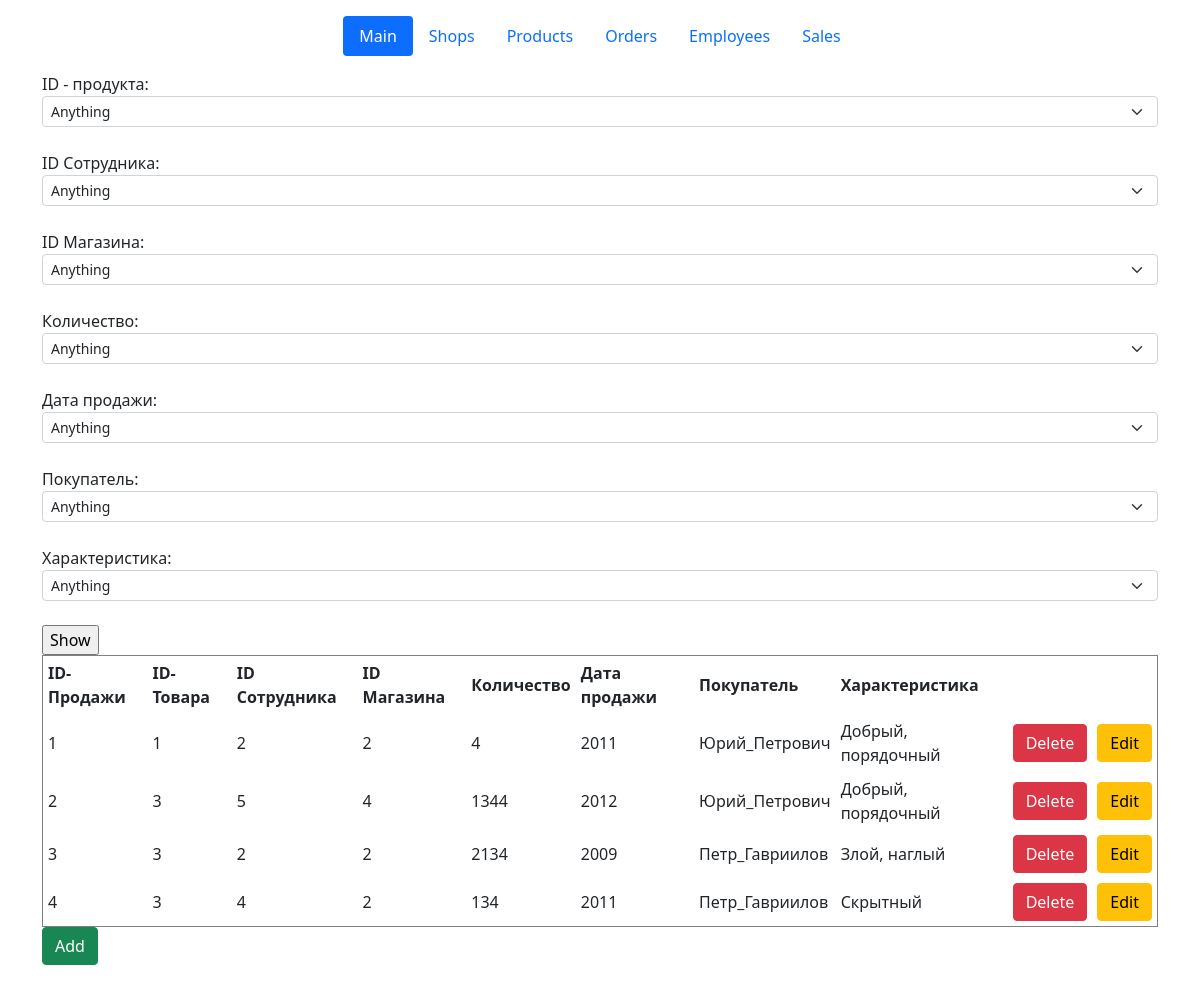
The app's page /sales with its own data.
### classes_file.py (models this page shows, shortened)
class Sales(db.Model):
    id_sale = db.Column(db.Integer, primary_key=True)
    id_product = db.Column(db.Integer, nullable=False)
    id_employee = db.Column(db.Integer, nullable=False)
    id_shop = db.Column(db.Integer, nullable=False)
    amount_sale = db.Column(db.Integer, nullable=False)
    date_sale = db.Column(db.Integer, nullable=False)
    name_buyer = db.Column(db.String(30), nullable=False)
    text_buyer = db.Column(db.Text, nullable=False)

### sales.py (the view)
@app.route('/sales')
def sales():
    if "action" in request.args:
        if request.args["action"] == "del":  # для обратобки кнопки delete
            id_sale = request.args['id']
            sale = Sales.query.get_or_404(id_sale)
            try:
                db.session.delete(sale)
                db.session.commit()
                return redirect("/sales")
            except:
                return "При удалении записи произошла ошибка"
        elif request.args["action"] == "choice":
            id_product_lst = [request.args['id_product']]
            id_employee_lst = [request.args['id_employee']]
            id_shop_lst = [request.args['id_shop']]
            amount_sale_lst = [request.args['amount_sale']]
            date_sale_lst = [request.args['date_sale']]
            name_buyer_lst = [request.args['name_buyer']]
            text_buyer_lst = [request.args['text_buyer']]
            if request.args['id_product'] == "any":
                temp = db.session.execute(f"SELECT id_product from Sales").fetchall()
                id_product_lst = [temp[i][0] for i in range(len(temp))]
            if request.args['id_employee'] == "any":
                temp = db.session.execute(f"SELECT id_employee from Sales").fetchall()
                id_employee_lst = [temp[i][0] for i in range(len(temp))]
            if request.args['id_shop'] == "any":
                temp = db.session.execute(f"SELECT id_shop from Sales").fetchall()
                id_shop_lst = [temp[i][0] for i in range(len(temp))]
            if request.args['amount_sale'] == "any":
                temp = db.session.execute(f"SELECT amount_sale from Sales").fetchall()
                amount_sale_lst = [temp[i][0] for i in range(len(temp))]
            if request.args['date_sale'] == "any":
                temp = db.session.execute(f"SELECT date_sale from Sales").fetchall()
                date_sale_lst = [temp[i][0] for i in range(len(temp))]
            if request.args['name_buyer'] == "any":
                temp = db.session.execute(f"SELECT name_buyer from Sales").fetchall()
                name_buyer_lst = [temp[i][0] for i in range(len(temp))]
            if request.args['text_buyer'] == "any":
                temp = db.session.execute(f"SELECT text_buyer from Sales").fetchall()
                text_buyer_lst = [temp[i][0] for i in range(len(temp))]
            table = db.session.query(Sales) \
                .filter(Sales.id_product.in_(id_product_lst)) \
                .filter(Sales.id_employee.in_(id_employee_lst)) \
                .filter(Sales.id_shop.in_(id_shop_lst)) \
                .filter(Sales.amount_sale.in_(amount_sale_lst)) \
                .filter(Sales.date_sale.in_(date_sale_lst)) \
                .filter(Sales.name_buyer.in_(name_buyer_lst)) \
                .filter(Sales.text_buyer.in_(text_buyer_lst))
            return render_template("sales.html", table=table)
        else:
            return redirect("/sales")
    else:
        table = Sales.query.order_by(Sales.id_sale).all()
        return render_template("Sales.html", table=table)

### templates/sales.html (shortened to what this page needs)
{% extends 'base.html' %}
{% block body %}
<form action="/order-choice" method="POST" id="data">
    ID - продукта:
    <select name="id_product" class="form-select form-select-sm">
        <option value="any" label = "Anything">
            {% for el in table %}
        <option value={{el.id_product}}  label = {{el.id_product}}>
            {% endfor %}
    </select>
    <br>ID Сотрудника:
    <select name="id_employee" class="form-select form-select-sm">
        <option value="any" label = "Anything">
            {% for el in table %}
        <option value={{el.id_employee}}  label = {{el.id_employee}}>
            {% endfor %}
    </select>
    <br>ID Магазина:
    <select name="id_shop" class="form-select form-select-sm">
        <option value="any" label = "Anything">
            {% for el in table %}
        <option value={{el.id_shop}}  label = {{el.id_shop}}>
            {% endfor %}
    </select>
    <br>Количество:
    <select name="amount_sale" class="form-select form-select-sm">
        <option value="any" label = "Anything">
            {% for el in table %}
        <option value={{el.amount_sale}}  label = {{el.amount_sale}}>
            {% endfor %}
    </select>
    <br>Дата продажи:
    <select name="date_sale" class="form-select form-select-sm">
        <option value="any" label = "Anything">
            {% for el in table %}
        <option value={{el.date_sale}}  label = {{el.date_sale}}>
            {% endfor %}
    </select>
    <br>Покупатель:
    <select name="name_buyer" class="form-select form-select-sm">
        <option value="any" label = "Anything">
            {% for el in table %}
        <option value={{el.name_buyer}}  label = {{el.name_buyer}}>
            {% endfor %}
    </select>
    <br>Характеристика:
    <select name="text_buyer" class="form-select form-select-sm">
        <option value="any" label = "Anything">
            {% for el in table %}
        <option value={{el.text_buyer}}  label = {{el.text_buyer}}>
            {% endfor %}
    </select><br>
    <input type="submit" name="btn btn-success" value="Show"><br>
</form>
<table border="1" width="100%" cellpadding="5">
    <tr>
        <th>ID-Продажи</th>
        <th>ID-Товара</th>
        <th>ID Сотрудника</th>
        <th>ID Магазина</th>
        <th>Количество</th>
        <th>Дата продажи</th>
        <th>Покупатель</th>
        <th>Характеристика</th>
        <th></th>
        <th></th>
    </tr>
    {% for el in table %}
    <tr>
        <td>{{ el.id_sale }}</td>
        <td>{{ el.id_product }}</td>
        <td>{{ el.id_employee }}</td>
        <td>{{ el.id_shop }}</td>
        <td>{{ el.amount_sale }}</td>
        <td>{{ el.date_sale }}</td>
        <td>{{ el.name_buyer }}</td>
        <td>{{ el.text_buyer }}</td>
        <td>
            <a href="/sales?id={{el.id_sale}}&action=del" class="btn btn-danger">Delete</a>
        </td>
        <td>
            <a href="/sales/{{el.id_sale}}/edit" class="btn btn-warning">Edit</a>
        </td>
    </tr>
    {% endfor %}
</table>
<a href="/sales/create" class="btn btn-success">Add</a><br><br>
{% endblock %}

### records on screen
Sales: id_sale "1", id_product "1", id_employee "2", id_shop "2", amount_sale "4", date_sale "2011", name_buyer "Юрий_Петрович", text_buyer "Добрый, порядочный"
Sales: id_sale "2", id_product "3", id_employee "5", id_shop "4", amount_sale "1344", date_sale "2012", name_buyer "Юрий_Петрович", text_buyer "Добрый, порядочный"
Sales: id_sale "3", id_product "3", id_employee "2", id_shop "2", amount_sale "2134", date_sale "2009", name_buyer "Петр_Гавриилов", text_buyer "Злой, наглый"
Sales: id_sale "4", id_product "3", id_employee "4", id_shop "2", amount_sale "134", date_sale "2011", name_buyer "Петр_Гавриилов", text_buyer "Скрытный"
